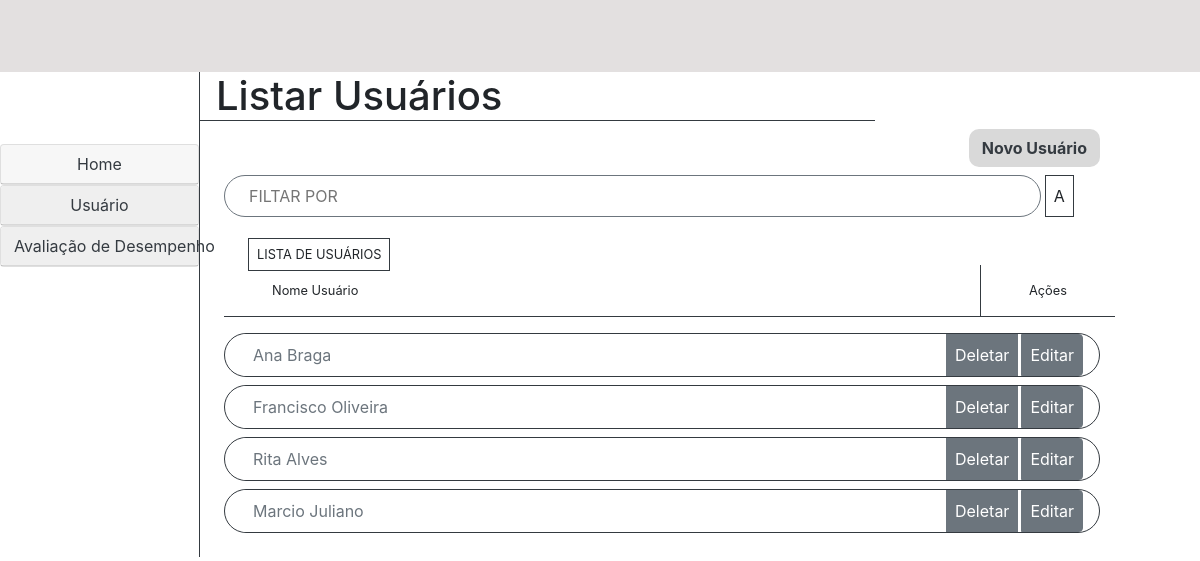
/recursos_humanos/listar_usuarios/, run on the app's committed database.
### recursos_humanos/models.py (models this page shows, shortened)
class Usuario(models.Model):
    FUNCAO = (
        ('chefe', "Chefe"),
        ('gerente', "Gerente"),
        ('empregado', "Empregado"),
        ('recursos_humanos', "Recursos Humanos"),
    )
    nome = models.CharField(max_length=100, blank=False, null=False)
    senha = models.CharField(max_length=20, blank=False, null=False)
    email = models.EmailField(blank=False, null=False)
    cpf = models.CharField(max_length=14, blank=False, null=False)
    data_criacao_usuario = models.DateField(default=datetime.now, blank=False, null=False)
    data_atualizacao_usuario = models.DateField(blank=True, null=True)
    data_exclusao_usuario = models.DateField(blank=True, null=True)
    ultima_avaliacao = models.DateField(blank=True, null=True)
    setor = models.CharField(max_length=50)
    cargo = models.CharField(max_length=50)
    funcao = models.CharField(max_length=20, choices=FUNCAO)
    classe = models.ForeignKey(Classe, blank=True, null=True, on_delete=models.SET_NULL)
    nivel = models.ForeignKey(Nivel, blank=True, null=True, on_delete=models.SET_NULL)
    gerencia = models.ForeignKey(Gerencia, blank=True, null=True, on_delete=models.SET_NULL)
    diretoria = models.ForeignKey(Diretoria, blank=True, null=True, on_delete=models.SET_NULL)
    grupo = models.ForeignKey(Grupo, blank=True, null=True, on_delete=models.SET_NULL)
    efetivo = models.BooleanField(default=False)
    inativo = models.BooleanField(default=False)
    meritos = models.ManyToManyField(FatorDesempenhoMerito, blank=True)
    demeritos = models.ManyToManyField(FatorDesempenhoDemerito, blank=True)
    class Meta:
        verbose_name = "Usuário"

### recursos_humanos/views.py (the view)
# urls.py: path('listar_usuarios/', views.listar_usuarios, name='listar_usuarios'),
def listar_usuarios(request):
    usuarios = Usuario.objects.all()
    return render(request, "recursos_humanos/listar_usuarios.html", {'usuarios': usuarios})

### templates/recursos_humanos/listar_usuarios.html (shortened to what this page needs)
{% extends './home.html' %}
{% block 'conteudo' %}
<div class="col col-9 m-0 p-0">
    <h1 class="border-bottom border-dark pl-3 w-75">Listar Usuários</h1>
    <div class="d-flex justify-content-end mb-2">
        <a href="{% url 'cadastrar_usuario' %}" class="btn text-dark font-weight-bold"
            style="background: #D9D9D9; border-radius: 10px;">Novo Usuário</a>
    </div>
    <div class="row mb-4 ml-4">
        <input type="text" class="border border-secondary pl-4 text-uppercase text-muted col-11"
            style="width: 100%; border-radius: 50px;" id="myInput"
            placeholder="Filtar por {% block 'filtro' %}{% endblock %}">
        <div class="border border-dark p-2 ml-1">A</div>
    </div>
    <small class="border border-dark ml-5 p-2 text-uppercase">Lista de Usuários</small>
    <div class="row ml-4 mb-0 border-bottom border-dark d-flex justify-content-between align-items-center">
        <small class="pl-5">Nome Usuário</small>
        <small class="border-left border-dark px-5 py-3">Ações</small>
    </div>
    <form class="form mt-3 ml-4">
        <div class="input-group mb-3">
            {% for usuario in usuarios %}
            <div class="input-group border border-dark w-100 mb-2" style="border-radius: 50px;">
                <input type="text" class="form-control border-0 ml-3 bg-white" placeholder="{{ usuario.nome }}"
                    aria-label="{{ usuario.nome }}" aria-describedby="botao-editar" disabled>
                <div class="input-group-append">
                    <button class="btn btn-secondary p-2 mr-1" type="button" id="botao-deletar" data-toggle="modal"
                        data-target="#deletar_usuario_{{usuario.id}}">Deletar</button>
                    <a href="{% url 'editar_usuario' usuario.id %}" class="btn btn-secondary p-2 mr-3"
                        id="botao-editar">Editar</a>
                </div>
            </div>
            {% endfor %}
        </div>
    </form>
</div>
{% endblock %}

### data on the page
Usuario: nome "Ana Braga"
Usuario: nome "Francisco Oliveira"
Usuario: nome "Rita Alves"
Usuario: nome "Marcio Juliano"
